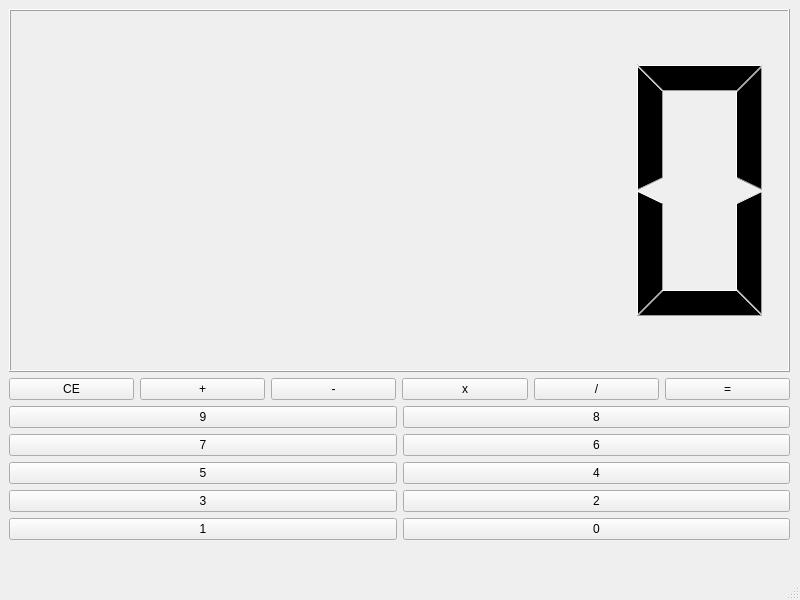
<?xml version="1.0" encoding="UTF-8"?>
<ui version="4.0">
 <class>MainWindow</class>
 <widget class="QMainWindow" name="MainWindow">
  <property name="geometry">
   <rect>
    <x>0</x>
    <y>0</y>
    <width>800</width>
    <height>600</height>
   </rect>
  </property>
  <property name="windowTitle">
   <string>MainWindow</string>
  </property>
  <widget class="QWidget" name="centralwidget">
   <widget class="QWidget" name="gridLayoutWidget">
    <property name="geometry">
     <rect>
      <x>9</x>
      <y>9</y>
      <width>781</width>
      <height>531</height>
     </rect>
    </property>
    <layout class="QGridLayout" name="gridLayout">
     <item row="1" column="0">
      <layout class="QGridLayout" name="gridLayout_2">
       <item row="3" column="1">
        <widget class="QPushButton" name="num4">
         <property name="text">
          <string>4</string>
         </property>
        </widget>
       </item>
       <item row="2" column="0">
        <widget class="QPushButton" name="num7">
         <property name="text">
          <string>7</string>
         </property>
        </widget>
       </item>
       <item row="2" column="1">
        <widget class="QPushButton" name="num6">
         <property name="text">
          <string>6</string>
         </property>
        </widget>
       </item>
       <item row="0" column="0" colspan="2">
        <layout class="QHBoxLayout" name="horizontalLayout">
         <item>
          <widget class="QPushButton" name="apagar">
           <property name="text">
            <string>CE</string>
           </property>
          </widget>
         </item>
         <item>
          <widget class="QPushButton" name="soma">
           <property name="text">
            <string>+</string>
           </property>
          </widget>
         </item>
         <item>
          <widget class="QPushButton" name="subtracao">
           <property name="text">
            <string>-</string>
           </property>
          </widget>
         </item>
         <item>
          <widget class="QPushButton" name="multiplicacao">
           <property name="text">
            <string>x</string>
           </property>
          </widget>
         </item>
         <item>
          <widget class="QPushButton" name="divisao">
           <property name="text">
            <string>/</string>
           </property>
          </widget>
         </item>
         <item>
          <widget class="QPushButton" name="igualdade">
           <property name="text">
            <string>=</string>
           </property>
          </widget>
         </item>
        </layout>
       </item>
       <item row="1" column="0">
        <widget class="QPushButton" name="num9">
         <property name="text">
          <string>9</string>
         </property>
        </widget>
       </item>
       <item row="4" column="1">
        <widget class="QPushButton" name="num2">
         <property name="text">
          <string>2</string>
         </property>
        </widget>
       </item>
       <item row="3" column="0">
        <widget class="QPushButton" name="num5">
         <property name="text">
          <string>5</string>
         </property>
        </widget>
       </item>
       <item row="4" column="0">
        <widget class="QPushButton" name="num3">
         <property name="text">
          <string>3</string>
         </property>
        </widget>
       </item>
       <item row="1" column="1">
        <widget class="QPushButton" name="num8">
         <property name="text">
          <string>8</string>
         </property>
        </widget>
       </item>
       <item row="5" column="0">
        <widget class="QPushButton" name="num1">
         <property name="text">
          <string>1</string>
         </property>
        </widget>
       </item>
       <item row="5" column="1">
        <widget class="QPushButton" name="num0">
         <property name="text">
          <string>0</string>
         </property>
        </widget>
       </item>
      </layout>
     </item>
     <item row="0" column="0">
      <widget class="QLCDNumber" name="tela"/>
     </item>
    </layout>
   </widget>
  </widget>
  <widget class="QMenuBar" name="menubar">
   <property name="geometry">
    <rect>
     <x>0</x>
     <y>0</y>
     <width>800</width>
     <height>21</height>
    </rect>
   </property>
  </widget>
  <widget class="QStatusBar" name="statusbar"/>
 </widget>
 <resources/>
 <connections/>
</ui>
